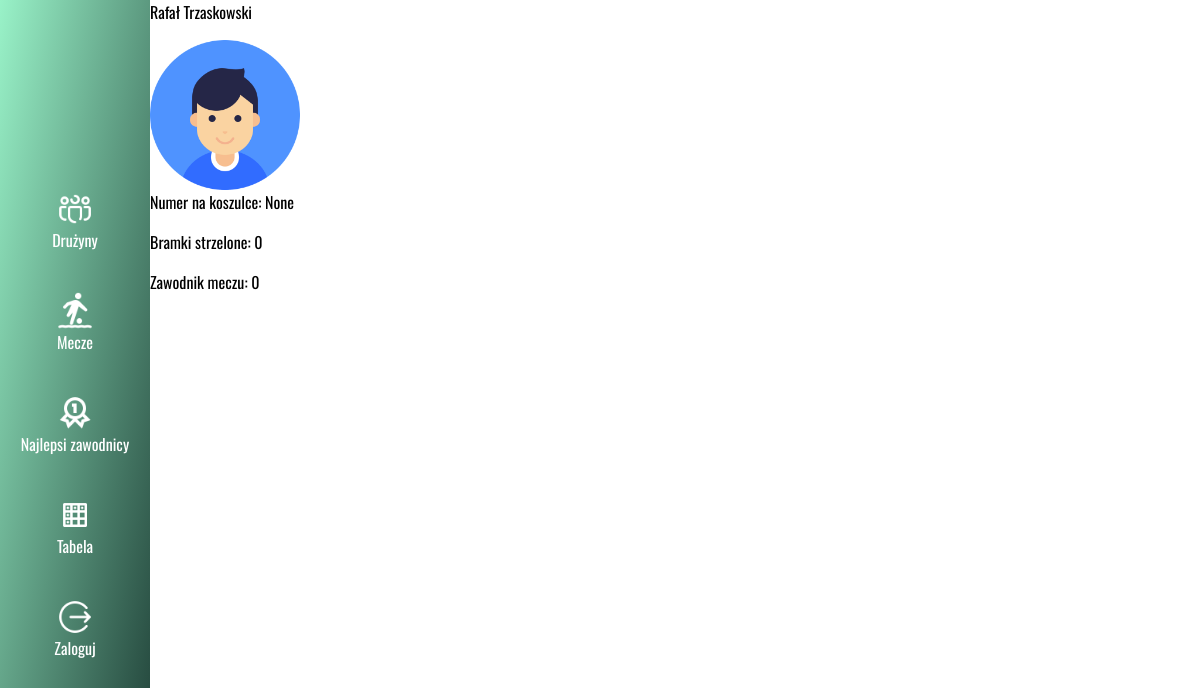
Page /players/20 on the committed database.
### Users/models.py (models this page shows, shortened)
class App_User(models.Model):
    first_name = models.CharField(max_length=30, null=False)
    second_name = models.CharField(max_length=30, null=True, blank=True)
    last_name = models.CharField(max_length=30)
    mod = models.BooleanField(default=False,null=False)
    image = models.ImageField(upload_to='images/users', null=False, default='images/users/default_profile.png')
    def __str__(self):
        return f'{self.first_name} {self.second_name+" " if self.second_name else " "}{self.last_name}'

class Player(App_User):
    user = models.OneToOneField(User, on_delete=models.CASCADE, null=True)
    position = models.ForeignKey(Position,on_delete=models.CASCADE,null=True,blank=True)
    shirt_number = models.IntegerField(validators=[MinValueValidator(1),MaxValueValidator(99)],null=True,blank=True)
    team = models.ForeignKey(Team,on_delete=models.SET_NULL,null=True,blank=True)
    captain = models.BooleanField(null=False,default=False)
    def get_scored_goals(self):
        from Matches.models import Goal
        return len(Goal.objects.filter(scorer = self))
    def get_motm(self):
        from Matches.models import Match
        return len(Match.objects.filter(motm = self))

### Users/views.py (the view)
# urls.py: path('players/<int:id>',views.player_detail,name='player_detail'),
def player_detail(request,id):
    player = get_object_or_404(Player,id=id)
    return render(request,'players/player_detail.html',{'player':player})

### templates/players/player_detail.html (shortened to what this page needs)
{% extends 'base.html' %}
{% block content %}
    <p>{{ player }}</p>
    <img src="{{ player.image.url }}" width="150px" height="150px">
    <p>Numer na koszulce: {{ player.shirt_number }}</p>
    <p>Bramki strzelone: {{ player.get_scored_goals }}</p>
    <p>Zawodnik meczu: {{ player.get_motm }}</p>
{% endblock %}

### static/style.css (style rules this page uses)
body { margin: 0; padding: 0; position: relative; font-family: 'Oswald', sans-serif; color: white; }
img { transition: 0.3s; }

### rows in the picture
App_User: first_name+second_name+last_name "Rafał Trzaskowski", image (placeholder picture)
Player: shirt_number "None", get_scored_goals "0", get_motm "0"
